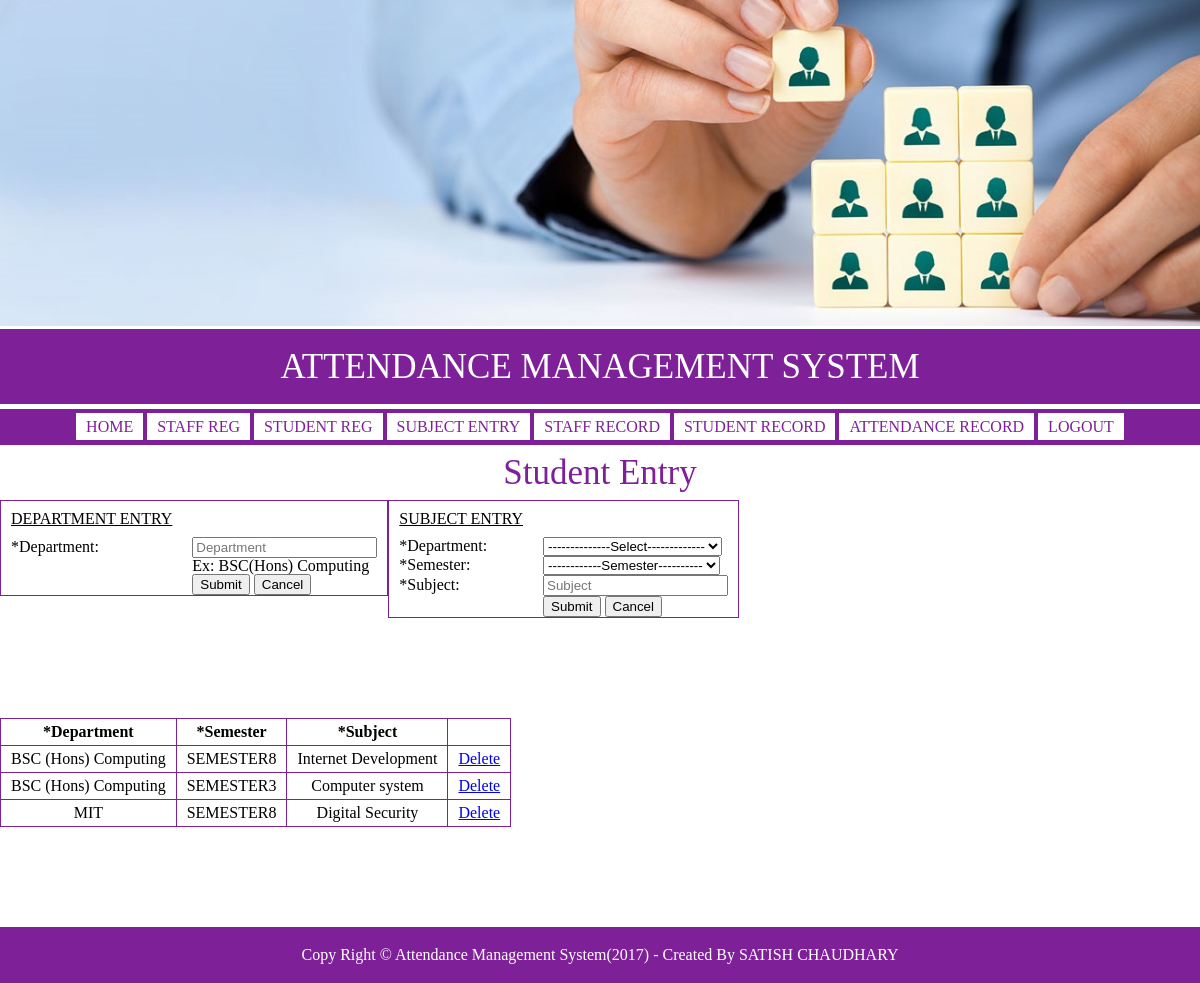
Screenshot of /subjectEntry.php with the database file from the repository.
### tables this page shows
CREATE TABLE `subject_tbl` (
  `subject_id` int(11) NOT NULL,
  `d_id` int(11) NOT NULL,
  `sem_id` int(11) NOT NULL,
  `subject_name` varchar(255) NOT NULL
);

CREATE TABLE `department` (
  `d_id` int(11) NOT NULL,
  `d_name` varchar(255) NOT NULL
);

CREATE TABLE `semester` (
  `sem_id` int(11) NOT NULL,
  `sem_name` varchar(255) NOT NULL
);

### classes/class.user.php (called while the page is built, shortened)
<?php
class USER{
	private $conn;
	public function __construct()
    {
        $database = new Database();
        $db = $database->dbConn();
        $this->conn = $db;
    }
	public function runQuery($sql){
		$stmt = $this->conn->prepare($sql);
		return $stmt;
	}
}
?>

### subjectEntry.php (the view, shortened to what this page needs)
<?php
include_once 'include/adminheader.php';
?>
	<section class="body">
		<div class="form-container">
			<h1>student entry</h1>
			<?php
            require_once 'classes/class.user.php';
            $user=new USER;
			?>
			<table align="left" style="border: 1px solid #7e2199;">
				<form method="post" action="">
					<tr>
						<td style="padding: 10px; text-decoration:underline;">DEPARTMENT ENTRY</td>
						<td></td>
					</tr>
					<tr>
						<td>*Department:</td>
						<td>
							<input type="text" name="department" placeholder="Department">
							<p>Ex: BSC(Hons) Computing</p>
						</td>
					</tr>
					<tr>
						<td></td>
						<td><input type="submit" name="dsubmit" value="Submit" />
						<input type="reset" name="reset" value="Cancel" /></td>
					</tr>
				</form>
			</table>
			<table align="center" style="border: 1px solid #7e2199;">
				<form method="post" action="">
					<tr>
						<td style="padding: 10px; text-decoration:underline;">SUBJECT ENTRY</td>
						<td></td>
					</tr>
					<tr>
						<td>*Department:</td>
						<td>
							<select name="department" id="d_id">
								<option value="">--------------Select-------------</option>
							</select>
						</td>
					</tr>
					<tr>
						<td>*Semester:</td>
						<td>
							<select name="semester">
								<option>------------Semester----------</option>
							</select>
						</td>
					</tr>
					<tr>
						<td>*Subject:</td>
						<td><input type="text" name="subject" placeholder="Subject"></td>
					</tr>
					<tr>
						<td></td>
						<td><input type="submit" name="submit" value="Submit" />
						<input type="reset" name="reset" value="Cancel" /></td>
					</tr>
				</form>
			</table>
		</div>
		<div class="container">
				<table align="center">
					<tr style="font-weight: bold;">
						<td>*Department</td>
						<td>*Semester</td>
						<td>*Subject</td>
						<td></td>
					</tr>
					<?php
						function displayData($result)
			            {
			                while ($row = $result->fetch(PDO::FETCH_ASSOC)) {
			                    print "<tr >";
			                        print "<td>".$row["d_name"] . "</td>";
			                        print "<td>".$row["sem_name"] . "</td>";
			                        print "<td>".$row["subject_name"] . "</td>";
			                        print "<td><a onclick='return confirmDel()' href=?mode=del&id=".$row['subject_id'].">Delete</a></td>";
			                    print "</tr>";
			                }
			            }
			            try{
			                $result=$user->runQuery("SELECT subject_tbl.subject_id, department.d_name, semester.sem_name, subject_tbl.subject_name FROM subject_tbl, department, semester WHERE subject_tbl.d_id = department.d_id AND subject_tbl.sem_id = semester.sem_id");
			                $result->execute();
			                displayData($result);
			            }catch(PDOException $ex){
			                echo $ex->getMessage();
			            }
		            ?>
				</table>
		</div>
	</section>
<?php
include_once 'include/footer.php';
?>

### css/style.css (style rules this page uses)
.container { padding:100px 0px; }
.container h1, .contact-container h1, .form-container h1 { padding:10px 0; font-size: 35px; color: #7e2199; text-transform: capitalize; text-align: center; }
.container table tr td { border: 1px solid #7e2199; padding: 5px 10px; text-align: center; }
.form-container table tr { margin: 5px 0px; }
.form-container table tr td { padding: 0 10px; }

### rows the page displays
subject_tbl: d.d_name "BSC (Hons) Computing", sem.sem_name "SEMESTER8", subject_name "Internet Development"
subject_tbl: d.d_name "BSC (Hons) Computing", sem.sem_name "SEMESTER3", subject_name "Computer system"
subject_tbl: d.d_name "MIT", sem.sem_name "SEMESTER8", subject_name "Digital Security"
